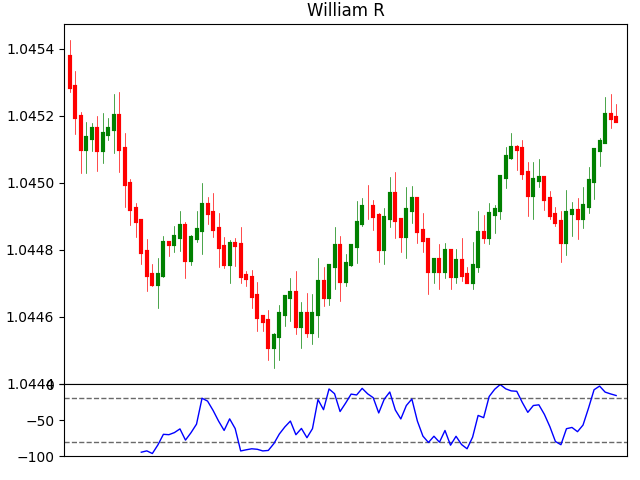

Python code for this plot:
import matplotlib
matplotlib.use('TkAgg')
import matplotlib.pyplot as plt
from datetime import datetime,timedelta
import numpy as np
import pandas as pd
import random
import indicator as indi

class WILLIAMR:
    def __init__(self):
        self.n=100
        self.fig=plt.figure()
        self.title='William R'
        self.calc_type='pandas'   #'dict' or 'pandas'
        self.indi=indi

    def set_variables(self):
        variables=['time','open','high','low','close']
        var={i:[] for i in variables}
        return var

    def print_data(self,var):
        print(len(var['time']),var['time'][-1],f"O:{var['open'][-1]:.5f}",f"H:{var['high'][-1]:.5f}"
              f"L:{var['low'][-1]:.5f}",f"C:{var['close'][-1]:.5f}")

    def get_data(self,var):
        for i in range(self.n):
            t=(datetime.now()+timedelta(minutes=i)).strftime('%d-%m-%Y %H:%M:%S')
            var['time'].append(t)

            if len(var['open'])==0:
                var['open'].append(random.uniform(1,1.2))
                up_close=var['open'][-1]*(1+0.0001)
                down_close=var['open'][-1]*(1-0.0001)
                var['close'].append(random.uniform(down_close,up_close))
            else:
                var['open'].append(var['close'][-1])
                up_close=var['open'][-1]*(1+0.0001)
                down_close=var['open'][-1]*(1-0.0001)
                var['close'].append(random.uniform(down_close,up_close))
        
            if var['open'][-1]<var['close'][-1]:
                price1=var['close'][-1]
                price2=var['open'][-1]
            elif var['open'][-1]>var['close'][-1]:
                price1=var['open'][-1]
                price2=var['close'][-1]
            high=random.uniform(price1,price1*(1+0.00007))
            low=random.uniform(price2,price2*(1-0.00007))
            var['high'].append(high)
            var['low'].append(low)

            #William R:
            if self.calc_type=='dict':
                self.indi.williamR_dict(14,var)

            self.print_data(var)
        
        if self.calc_type=='pandas':
            self.indi.williamR_pandas(14,var)

    def plot_data(self,var):
        self.fig.subplots_adjust(top=0.95,bottom=0.05,right=0.98,left=0.1,hspace=0,wspace=0)
        ax=self.fig.add_gridspec(6,1)
        ax1=self.fig.add_subplot(ax[0:5,:])
        ax2=self.fig.add_subplot(ax[5:6,:])

        ax1.clear()
        ax1.set_xticks([])
        ax1.set_title(self.title)
        ax1.set_xlim(-1,self.n+1)
        #ax1.set_ylim(min(var['low']),max(var['high']))

        for i in range(len(var['time'])):
            if var['open'][i]>var['close'][i]:
                ccolor='r'
            elif var['open'][i]<var['close'][i]:
                ccolor='g'
            else:
                ccolor='gray'
            ax1.plot([var['time'][i]]*2,[var['open'][i],var['close'][i]],c=ccolor,lw=3)
            ax1.plot([var['time'][i]]*2,[var['high'][i],var['low'][i]],c=ccolor,lw=0.5)

        #plot WilliamR:
        ax2.clear()
        ax2.set_xticks([])
        ax2.set_xlim(-1,self.n+1)
        ax2.set_ylim(-100,0)
        for i in [-80,-20]:
            ax2.axhline(y=i,c='dimgray',lw=1,ls='--')
        ax2.plot(var['time'],var['willR14'],c='b',lw=1)

        plt.show()


obj=WILLIAMR()
var=obj.set_variables()
obj.get_data(var)
obj.plot_data(var)
